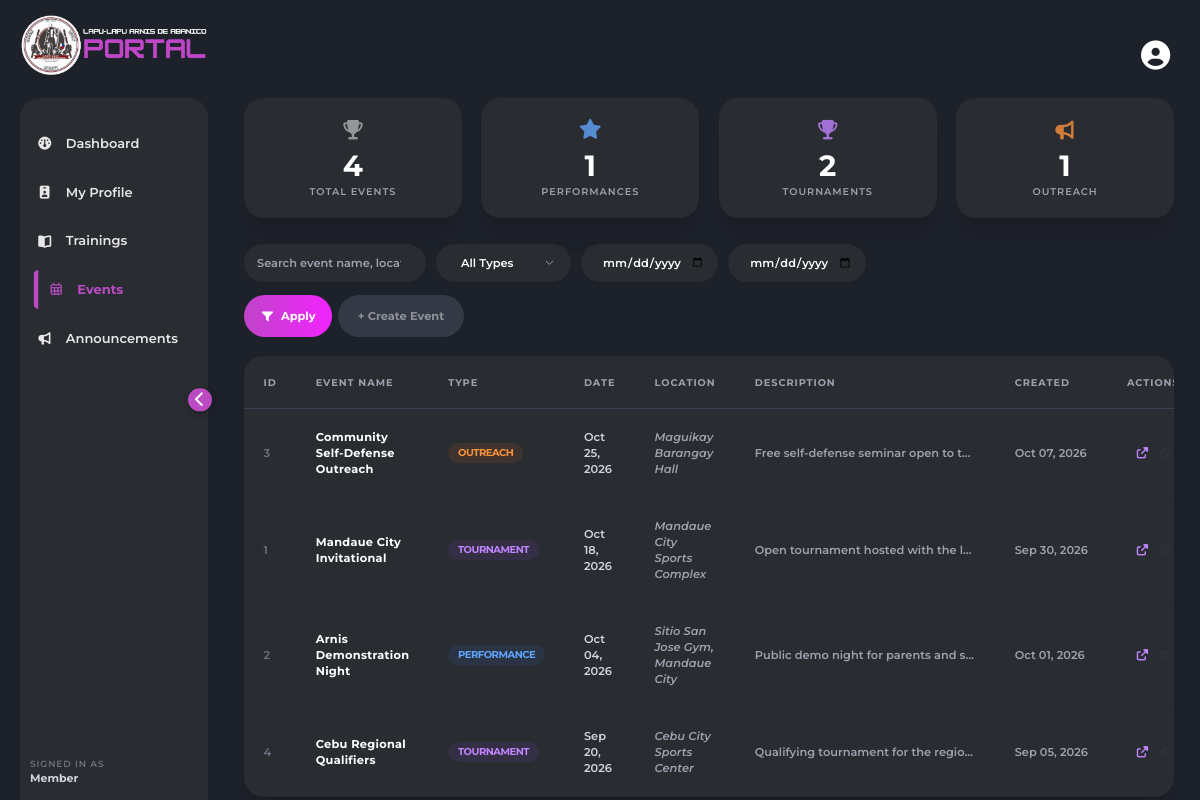
Page /public/events.php (signed in) on the committed database.
### tables this page shows
CREATE TABLE `users` (
  `user_id` int(11) NOT NULL,
  `full_name` varchar(100) NOT NULL,
  `username` varchar(50) NOT NULL,
  `email` varchar(100) DEFAULT NULL,
  `member_id` int(11) DEFAULT NULL,
  `email_verified_at` datetime DEFAULT NULL,
  `email_verification_token` varchar(64) DEFAULT NULL,
  `email_verification_expires_at` datetime DEFAULT NULL,
  `mobile_verified_at` datetime DEFAULT NULL,
  `last_login_at` datetime DEFAULT NULL,
  `session_version` int(11) UNSIGNED NOT NULL DEFAULT 1,
  `password_hash` varchar(255) NOT NULL,
  `role` enum('SuperAdmin','Head Coach','Coach/Trainer','Officer','Member','Applicant') NOT NULL,
  `is_active` tinyint(1) DEFAULT 1,
  `privacy_consent_at` datetime DEFAULT NULL,
  `created_at` datetime DEFAULT current_timestamp(),
  `updated_at` datetime DEFAULT current_timestamp() ON UPDATE current_timestamp()
);

CREATE TABLE `events` (
  `event_id` int(11) NOT NULL,
  `event_name` varchar(100) NOT NULL,
  `event_type` enum('Performance','Tournament','Outreach') NOT NULL,
  `event_date` date NOT NULL,
  `start_time` time DEFAULT NULL,
  `end_time` time DEFAULT NULL,
  `venue_lat` decimal(10,7) DEFAULT NULL,
  `venue_lng` decimal(10,7) DEFAULT NULL,
  `geofence_m` int(11) NOT NULL DEFAULT 100,
  `location` varchar(255) DEFAULT NULL,
  `description` text DEFAULT NULL,
  `target_player_category` enum('Public','Private','Mixed') NOT NULL DEFAULT 'Mixed',
  `expected_participants` int(11) NOT NULL DEFAULT 8,
  `created_at` datetime DEFAULT current_timestamp(),
  `updated_at` datetime DEFAULT current_timestamp() ON UPDATE current_timestamp(),
  `is_voided` tinyint(1) DEFAULT 0,
  `voided_at` datetime DEFAULT NULL,
  `voided_by` int(11) DEFAULT NULL,
  `void_reason` varchar(255) DEFAULT NULL,
  `created_by` int(11) DEFAULT NULL,
  `updated_by` int(11) DEFAULT NULL,
  `handler_id` int(11) DEFAULT NULL,
  `previous_handler_id` int(11) DEFAULT NULL,
  `needs_handler` tinyint(1) NOT NULL DEFAULT 0
);

### htdocs/public/events.php (the view, shortened to what the rows shown need)
<?php
require_once __DIR__ . '/../includes/authorize.php';
require_once __DIR__ . '/../classes/Events.php';
$allowedEventTypes = ['Performance', 'Tournament', 'Outreach'];
$canVoidEvents = canAccess('events', 'delete');
$rawSearch = (isset($_GET['search']) && is_string($_GET['search'])) ? $_GET['search'] : '';
$rawType = (isset($_GET['type']) && is_string($_GET['type'])) ? $_GET['type'] : '';
$filters = [
    'search'     => mb_substr(trim($rawSearch), 0, 100),
    'type'       => in_array($rawType, $allowedEventTypes, true) ? $rawType : '',
    'start_date' => '',
    'end_date'   => '',
];
$userRestrictions = [];
$perPage = 10;
$page = (isset($_GET['page']) && is_numeric($_GET['page'])) ? max(1, (int)$_GET['page']) : 1;
try {
    $db = (new Database())->connect();
    $eventsModel = new Events($db);
    $totalEvents = $eventsModel->getCount($filters, $userRestrictions);
    $totalPages = max(0, (int)ceil($totalEvents / $perPage));
    $page = min($page, max(1, $totalPages));
    $events = $eventsModel->getAll($filters, $perPage, $page, $userRestrictions);
    $stats = $eventsModel->getStats($filters, $userRestrictions);
} catch (Throwable $e) {
    error_log('events.php error: ' . $e->getMessage());
    die('Error loading events. Please contact the administrator.');
}
function formatDate($date): string
{
    $date = (string)($date ?? '');
    $timestamp = strtotime($date);
    return $timestamp === false ? 'TBA' : date('M d, Y', $timestamp);
}
function getEventTypeBadge($type): array
{
    $badges = [
        'Performance' => ['bg' => 'bg-blue-500/10', 'text' => 'text-blue-400', 'icon' => 'fa-star'],
        'Tournament'  => ['bg' => 'bg-purple-500/10', 'text' => 'text-purple-400', 'icon' => 'fa-trophy'],
        'Outreach'    => ['bg' => 'bg-orange-500/10', 'text' => 'text-orange-400', 'icon' => 'fa-bullhorn'],
    ];
    return $badges[(string)$type] ?? $badges['Performance'];
}
function evVoidOnclick(array $event, bool $enabled): string
{
    $args = [
        'Event',
        (int)$event['event_id'],
        json_encode(
            (string)($event['event_name'] ?? ''),
            JSON_HEX_APOS | JSON_HEX_QUOT | JSON_HEX_TAG | JSON_HEX_AMP | JSON_UNESCAPED_UNICODE
        ),
    ];
    return 'openVoidModal(' . implode(', ', $args) . ')';
}
?>
<!DOCTYPE html>
<html lang="en" class="text-[13px]">
<head>
    <script src="https://cdn.tailwindcss.com"></script>
    <link rel="stylesheet" href="https://cdnjs.cloudflare.com/ajax/libs/font-awesome/7.0.1/css/all.min.css">
    <link rel="stylesheet" href="css/sidebar.css">
    <link rel="stylesheet" href="css/style.css">
</head>
<body class="text-white bg-dark-purple overflow-x-hidden">
    <div class="flex">
        <main id="page" class="flex-1 p-4 sm:p-6 lg:p-8 h-screen overflow-y-auto opacity-0 translate-x-8 transition-all duration-500 ease-out">
            <div class="grid grid-cols-2 lg:grid-cols-4 gap-3 sm:gap-4 lg:gap-6 mb-6 lg:mb-8">
                <div class="card-bg p-4 sm:p-6 rounded-2xl sm:rounded-3xl text-center shadow-xl">
                    <i class="fas fa-star text-xl sm:text-2xl mb-2 text-blue-400 opacity-80"></i>
                    <div class="text-2xl sm:text-3xl lg:text-4xl font-bold"><?= (int)($stats['performances'] ?? 0) ?></div>
                    <div class="text-[10px] sm:text-xs text-gray-400 uppercase tracking-widest mt-1">Performances</div>
                </div>
                <div class="card-bg p-4 sm:p-6 rounded-2xl sm:rounded-3xl text-center shadow-xl">
                    <i class="fas fa-trophy text-xl sm:text-2xl mb-2 text-purple-400 opacity-80"></i>
                    <div class="text-2xl sm:text-3xl lg:text-4xl font-bold"><?= (int)($stats['tournaments'] ?? 0) ?></div>
                    <div class="text-[10px] sm:text-xs text-gray-400 uppercase tracking-widest mt-1">Tournaments</div>
                </div>
                <div class="card-bg p-4 sm:p-6 rounded-2xl sm:rounded-3xl text-center shadow-xl">
                    <i class="fas fa-bullhorn text-xl sm:text-2xl mb-2 text-orange-400 opacity-80"></i>
                    <div class="text-2xl sm:text-3xl lg:text-4xl font-bold"><?= (int)($stats['outreach'] ?? 0) ?></div>
                    <div class="text-[10px] sm:text-xs text-gray-400 uppercase tracking-widest mt-1">Outreach</div>
                </div>
            </div>
            <div class="card-bg rounded-2xl sm:rounded-3xl overflow-hidden shadow-xl">
                <div class="hidden lg:block overflow-x-auto">
                    <table class="w-full text-left border-collapse">
                        <thead class="text-gray-400 text-xs uppercase tracking-widest border-b border-gray-700">
                            <tr>
                                <th class="p-4 lg:p-6">ID</th>
                                <th class="p-4 lg:p-6">Event Name</th>
                                <th class="p-4 lg:p-6">Type</th>
                                <th class="p-4 lg:p-6">Date</th>
                                <th class="p-4 lg:p-6">Location</th>
                                <th class="p-4 lg:p-6">Description</th>
                                <th class="p-4 lg:p-6">Created</th>
                                <th class="p-4 lg:p-6 text-center">Actions</th>
                            </tr>
                        </thead>
                        <tbody class="text-sm" id="desktopEventsTable">
                            <?php if (empty($events)): ?>
                                <tr>
                                    <td colspan="8" class="text-center text-gray-500 py-8">No events found.</td>
                                </tr>
                            <?php else: ?>
                                <?php foreach ($events as $event): ?>
                                    <?php
                                    $badge = getEventTypeBadge($event['event_type'] ?? null);
                                    $eventDate = formatDate($event['event_date'] ?? '');
                                    ?>
                                    <tr class="border-b border-gray-800 hover:bg-white/5 transition">
                                        <td class="p-4 lg:p-6 text-gray-500"><?= (int)($event['event_id'] ?? 0) ?></td>
                                        <td class="p-4 lg:p-6 font-bold tracking-wide"><?= htmlspecialchars((string)($event['event_name'] ?? ''), ENT_QUOTES, 'UTF-8') ?></td>
                                        <td class="p-4 lg:p-6">
                                            <span class="<?= $badge['bg'] ?> <?= $badge['text'] ?> px-3 py-1 rounded-full text-[10px] font-bold uppercase tracking-tighter">
                                                <?= htmlspecialchars((string)($event['event_type'] ?? ''), ENT_QUOTES, 'UTF-8') ?>
                                            </span>
                                        </td>
                                        <td class="p-4 lg:p-6 text-gray-300"><?= htmlspecialchars($eventDate, ENT_QUOTES, 'UTF-8') ?></td>
                                        <td class="p-4 lg:p-6 text-gray-400 italic"><?= htmlspecialchars((string)($event['location'] ?? 'N/A'), ENT_QUOTES, 'UTF-8') ?></td>
                                        <td class="p-4 lg:p-6 text-gray-400 max-w-xs truncate" title="<?= htmlspecialchars((string)($event['description'] ?? ''), ENT_QUOTES, 'UTF-8') ?>">
                                            <?= htmlspecialchars((string)($event['description'] ?? ''), ENT_QUOTES, 'UTF-8') ?>
                                        </td>
                                        <td class="p-4 lg:p-6 text-gray-400 whitespace-nowrap"><?= formatDate($event['created_at'] ?? '') ?></td>
                                        <td class="p-4 lg:p-6 text-center space-x-2">
                                            <a href="event_detail.php?id=<?= (int)($event['event_id'] ?? 0) ?>"
                                               class="text-gray-500 hover:text-purple-400 transition">
                                                <i class="fas fa-external-link-alt text-purple-400"></i>
                                            </a>
                                            <button type="button" onclick="<?= htmlspecialchars(evVoidOnclick($event, $canVoidEvents), ENT_QUOTES, 'UTF-8') ?>"
                                                    class="transition text-xs
                                                        <?= $canVoidEvents ? 'text-gray-600 hover:text-orange-500 cursor-pointer' : 'text-gray-700 opacity-50 cursor-not-allowed' ?>"
                                                    title="<?= $canVoidEvents ? 'Void event' : 'No permission to void events' ?>"
                                                    <?= $canVoidEvents ? '' : 'disabled' ?>>
                                                <i class="fas fa-ban"></i>
                                            </button>
                                        </td>
                                    </tr>
                                <?php endforeach; ?>
                            <?php endif; ?>
                        </tbody>
                    </table>
                </div>
            </div>
        </main>
    </div>
</body>
</html>

### rows in the picture
users: is_active "1", session_version "2"
events: event_id "3", event_name "Community Self-Defense Outreach", event_type "OUTREACH", event_date "Oct 25, 2026", location "Maguikay Barangay Hall", description "Free self-defense seminar open to t…", created_at "Oct 07, 2026"
events: event_id "1", event_name "Mandaue City Invitational", event_type "TOURNAMENT", event_date "Oct 18, 2026", location "Mandaue City Sports Complex", description "Open tournament hosted with the l…", created_at "Sep 30, 2026"
events: event_id "2", event_name "Arnis Demonstration Night", event_type "PERFORMANCE", event_date "Oct 04, 2026", location "Sitio San Jose Gym, Mandaue City", description "Public demo night for parents and s…", created_at "Oct 01, 2026"
events: event_id "4", event_name "Cebu Regional Qualifiers", event_type "TOURNAMENT", event_date "Sep 20, 2026", location "Cebu City Sports Center", description "Qualifying tournament for the regio…", created_at "Sep 05, 2026"

### other values in the picture
$label "Dashboard"
$label "My Profile"
$label "Trainings"
$label "Events"
$label "Announcements"
$userRoleLabel "Member"
$stats['total'] "4"
